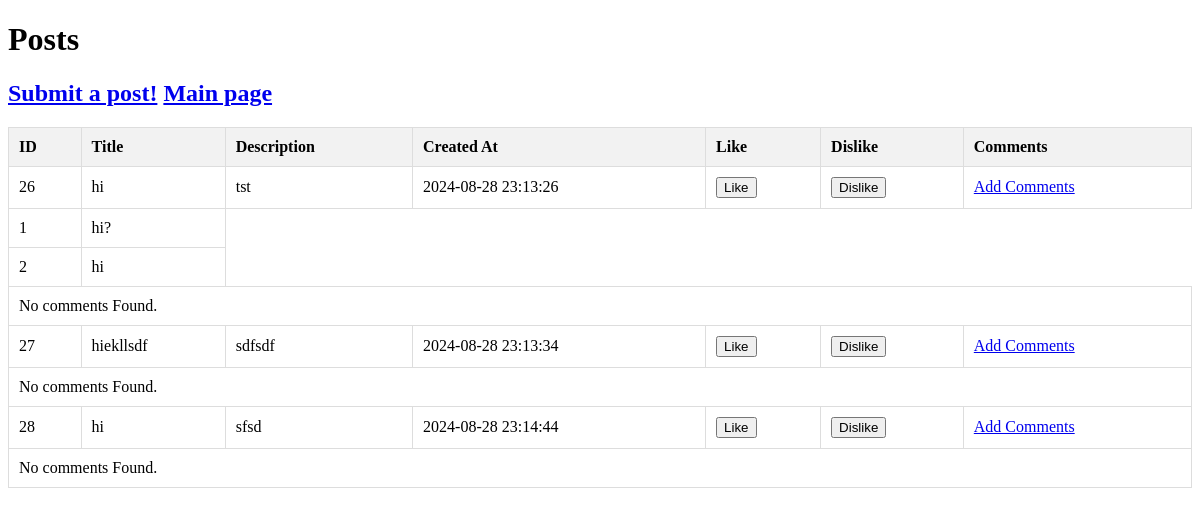
The page /fetch.php on the database as committed earlier.
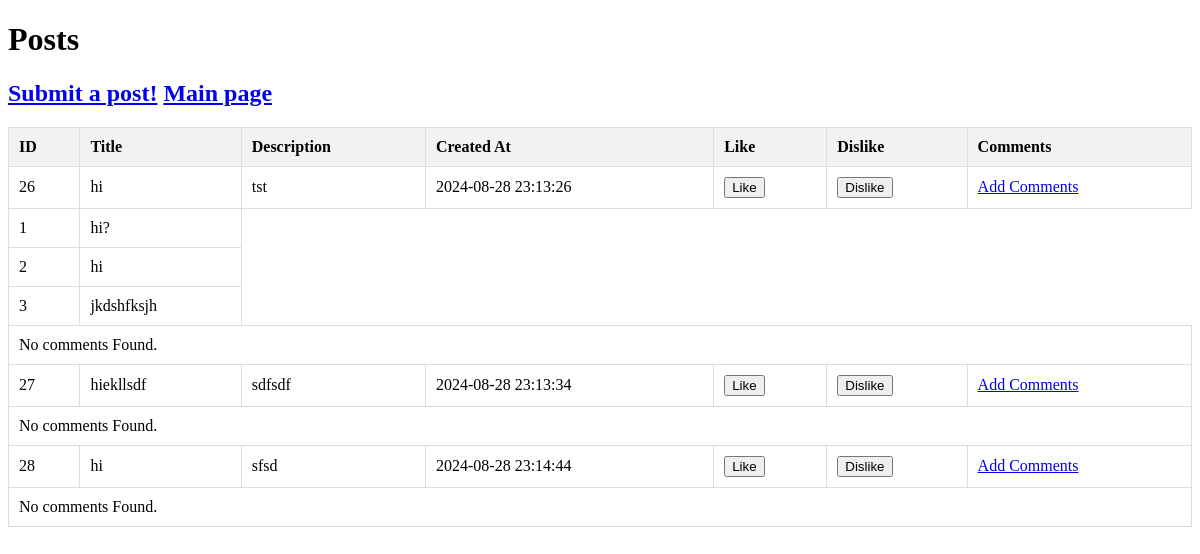
The same page on the database as committed later.
### tables this page shows
CREATE TABLE posts (
    id INTEGER PRIMARY KEY AUTOINCREMENT,
    title TEXT NOT NULL,
    description TEXT NOT NULL,
    created_at TIMESTAMP DEFAULT CURRENT_TIMESTAMP
);

CREATE TABLE comments (
    id INTEGER PRIMARY KEY AUTOINCREMENT,
    post_id INTEGER NOT NULL,
    description TEXT NOT NULL,
    created_at TIMESTAMP DEFAULT CURRENT_TIMESTAMP,
    upvotes INTEGER DEFAULT 0,
    downvotes INTEGER DEFAULT 0,
    FOREIGN KEY (post_id) REFERENCES posts(id)
);

### fetch.php (the view, shortened to what this page needs)
<?php
$db = new PDO('sqlite:forum.db');
$db->setAttribute(PDO::ATTR_ERRMODE, PDO::ERRMODE_EXCEPTION);
$sql = "SELECT * FROM posts";
$statement = $db->query($sql);
$posts = $statement->fetchAll(PDO::FETCH_ASSOC);
?>
<!DOCTYPE html>
<html lang="en">
<head>
</head>
<body>
<h1>Posts</h1>
<h2>
    <a href="test.php">Submit a post!</a>
    <a href="index.php">Main page</a>
</h2>
<table>
    <thead>
        <tr>
            <th>ID</th>
            <th>Title</th>
            <th>Description</th>
            <th>Created At</th>
            <th>Like</th>
            <th>Dislike</th>
            <th>Comments</th>
        </tr>
    </thead>
    <tbody>
        <?php if ($posts): ?>
            <?php foreach ($posts as $post): ?>
                <tr class="clickable" onclick="toggleDetails('comments')">
                    <td><?php echo htmlspecialchars($post['id']); ?></td>
                    <td><?php echo htmlspecialchars($post['title']); ?></td>
                    <td><?php echo htmlspecialchars($post['description']); ?></td>
                    <td><?php echo htmlspecialchars($post['created_at']); ?></td>
                    <td><?php echo htmlspecialchars($post['upvotes']); ?>
                        <a href="index.php"><button>Like</button></a></td>
                    <td><?php echo htmlspecialchars($post['downvotes']); ?>
                        <button onclick="vote($post)" type="button">Dislike</button></td>
                    <td><?php echo "<a href='comment.php?id=" . $post['id']."'>Add Comments</a>"?></td>
                </tr>
                <?php
                $db = new PDO('sqlite:forum.db');
                $db->setAttribute(PDO::ATTR_ERRMODE, PDO::ERRMODE_EXCEPTION);
                $sql = "SELECT id, description FROM comments WHERE post_id = ".$post['id'];
                $statement2 = $db->query($sql);
                $comments = $statement2->fetchAll(PDO::FETCH_ASSOC);
                ?>
                <?php foreach ($comments as $comment): ?>
                    <tr id="comments" class="comment">
                        <td><?php echo htmlspecialchars($comment['id']); ?></td>
                        <td><?php echo htmlspecialchars($comment['description']); ?></td>
                    </tr>
                <?php endforeach; ?>
                <tr>
                    <td colspan="7">No comments Found.</td>
                </tr>
            <?php endforeach; ?>
        <?php else: ?>
            <tr>
                <td colspan="7">No posts found.</td>
            </tr>
        <?php endif; ?>
    </tbody>
</table>
</body>
</html>

### fetch.php (style rules this page uses)
table { width: 100%; border-collapse: collapse; }
th, td { padding: 10px; text-align: left; border: 1px solid #ddd; }
th { background-color: #f2f2f2; }

Rows that differ between the two databases and show on the page:
added comments: id "3", description "jkdshfksjh", shown under posts "tst"
